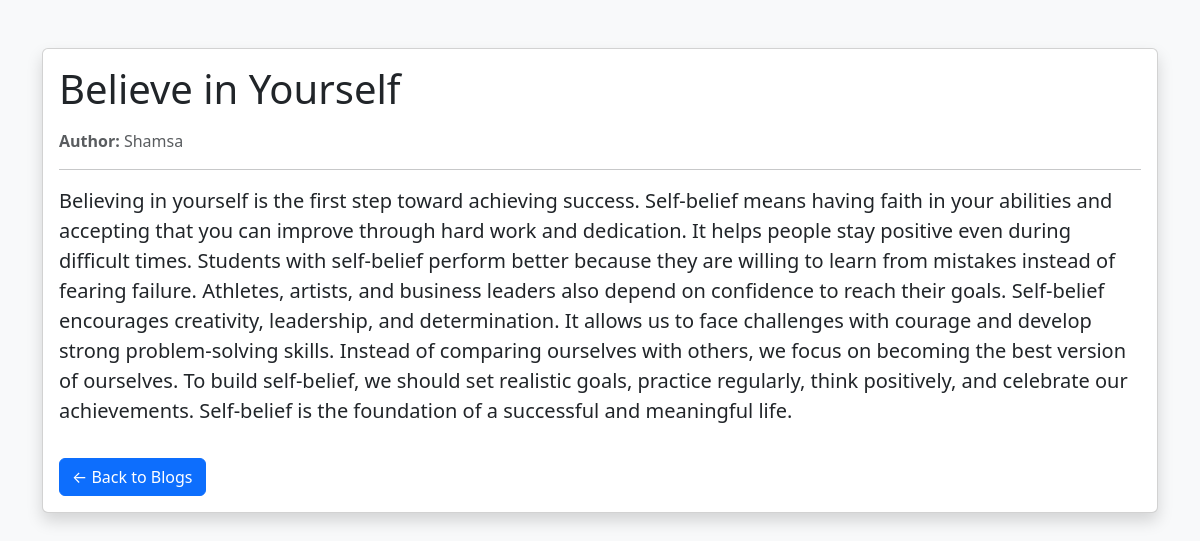
Page /blog/blog/3/ on the committed database.
### blog/models.py (models this page shows, shortened)
class blog(models.Model):
    title = models.CharField(max_length=200)
    slug = models.SlugField(unique=True, null=True, blank=True)
    author = models.CharField(max_length=200)
    content = models.TextField()
    created_at = models.DateTimeField(auto_now_add=True)
    updated_at = models.DateTimeField(auto_now=True)

### blog/views.py (the view)
# urls.py: path('blog/<int:id>/', views.blog_detail, name='blog_detail'),
def blog_detail(request, id):
    single_blog = get_object_or_404(blog, id=id)
    return render(request, 'blog_detail.html', {'blog': single_blog})

### blog/templates/blog_detail.html (shortened to what this page needs)
<!DOCTYPE html>
<html lang="en">
<head>
    <link href="https://cdn.jsdelivr.net/npm/bootstrap@5.3.3/dist/css/bootstrap.min.css" rel="stylesheet">
</head>
<body class="bg-light">
<div class="container mt-5">
    <div class="card shadow">
        <div class="card-body">
            <h1 class="card-title mb-3">
                {{ blog.title }}
            </h1>
            <p class="text-muted">
                <strong>Author:</strong> {{ blog.author }}
            </p>
            <hr>
            <p class="card-text fs-5">
                {{ blog.content }}
            </p>
            <a href="{% url 'post_list' %}" class="btn btn-primary mt-3">
                ← Back to Blogs
            </a>
        </div>
    </div>
</div>
</body>
</html>

### rows in the picture
blog: title "Believe in Yourself", author "Shamsa", content "Believing in yourself is the first step toward achieving success. Self-belief means having faith in your abilities and accepting that you can improve through hard work and dedication. It helps people stay positive even during difficult times. Students with self-belief perform better because they are willing to learn from mistakes instead of fearing failure. Athletes, artists, and business leaders also depend on confidence to reach their goals. Self-belief encourages creativity, leadership, and determination. It allows us to face challenges with courage and develop strong problem-solving skills. Instead of comparing ourselves with others, we focus on becoming the best version of ourselves.…"
